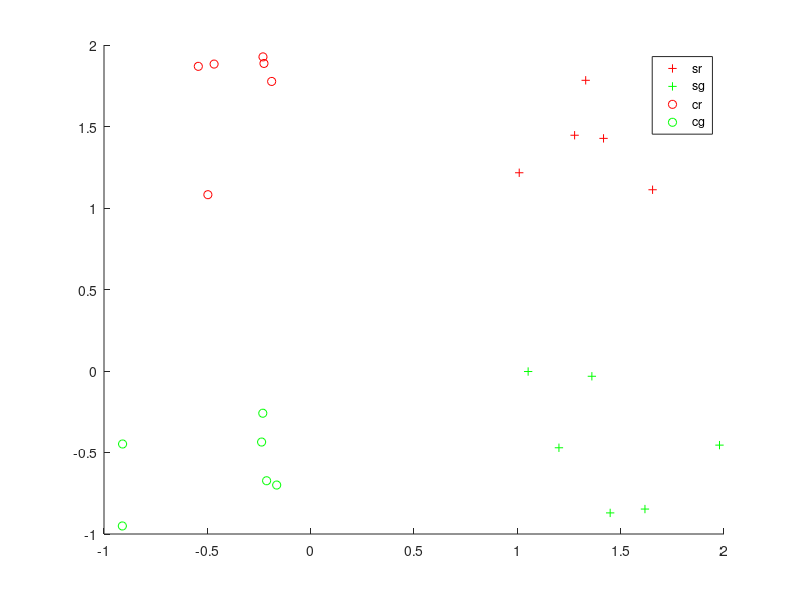

Source code (MATLAB): (Note: this script raises an error after producing the figure.)
% This script is a demo showing some simple decoding on toy data.
% The toy data are simple matlab matrices and no "real" fMRI or EEG data.

% run this many times

for n_rep = 1:50

%% output dir
% cfg.results.dir = 'toyexample'
cfg.results.write = 0;

%% Generate the toy data
% define number of "runs" and center means
nruns = 6; % lets simulate we have n runs

set_red_square.mean = [1 1]; 
set_red_circle.mean = [-1 1]; 
set_green_square.mean = [1 -1]; 
set_green_circle.mean = [-1 -1];


% generate the data

% uniform
data_r_s = rand(nruns, length(set_red_square.mean)) + repmat(set_red_square.mean, nruns, 1);
data_r_c = rand(nruns, length(set_red_circle.mean)) + repmat(set_red_circle.mean, nruns, 1);
data_g_s = rand(nruns, length(set_green_square.mean)) + repmat(set_green_square.mean, nruns, 1);
data_g_c = rand(nruns, length(set_green_circle.mean)) + repmat(set_green_circle.mean, nruns, 1);


% put all together in a data matrix
data = [data_r_s; data_r_c; data_g_s; data_g_c]; 

%% add data description
% save the labels

% first analysis: squares vs circles
s_c_labels = [ 1 * ones(size(data_r_s, 1), 1);
              -1 * ones(size(data_r_c, 1), 1);
               1 * ones(size(data_r_s, 1), 1);
              -1 * ones(size(data_r_c, 1), 1)];

% second analyis: red vs green 
r_g_labels = [ 1 * ones(size(data_r_s, 1), 1);
               1 * ones(size(data_r_c, 1), 1);
              -1 * ones(size(data_r_s, 1), 1);
              -1 * ones(size(data_r_c, 1), 1)];

          
% save the run
cfg.files.step = [1:size(data_r_s, 1), 1:size(data_r_c, 1), 1:size(data_g_s, 1), 1:size(data_g_c, 1)]';
          
% save a description
for ifile = 1:size(data, 1)
    if s_c_labels(ifile) == 1
        form = 'square';
    else
        form = 'cirlce';
    end
    
    if r_g_labels(ifile) == 1
        color = 'red';
    else
        color = 'gre';
    end
    
    cfg.files.name(ifile) = {sprintf('%s_%s_run%i', form, color, cfg.files.step(ifile))};
end
cfg.files.description = cfg.files.name;
% add an empty mask file
cfg.files.mask = '';

%% plot the data (if 2d)

if size(data, 2) == 2
    figure('name', 'data')

    hold all
    
    % plot s r
    filter = (s_c_labels == 1) & (r_g_labels == 1);
    plot(data(filter, 1), data(filter, 2), '+r');
    
    % plot s g
    filter = (s_c_labels == 1) & (r_g_labels == -1);
    plot(data(filter, 1), data(filter, 2), '+g');
    
    % plot c r
    filter = (s_c_labels == -1) & (r_g_labels == 1);
    plot(data(filter, 1), data(filter, 2), 'or');
    
    % plot c g
    filter = (s_c_labels == -1) & (r_g_labels == -1);
    plot(data(filter, 1), data(filter, 2), 'og');
end

legend({'sr', 'sg', 'cr', 'cg'})

%% create the design matrix

% set labels square vs circle
cfg.files.label = s_c_labels;

% train: red squares vs red circles
% test: red squares vs red circles
cfg.files.xclass = r_g_labels == 1;
design1_1 = make_design_xclass(cfg);
% the same with inverse train & test set
cfg.files.xclass = ~cfg.files.xclass;
design1_2 = make_design_xclass(cfg);

% train: red squares vs green circles
% test: green squares vs red circles
cfg.files.xclass = xor(r_g_labels == 1, s_c_labels == 1);
design1_3 = make_design_xclass(cfg);
% same with inverse labels
cfg.files.xclass = ~cfg.files.xclass;
design1_4 = make_design_xclass(cfg);


% put all in 1 design
cfg.design.train = [design1_1.train design1_2.train design1_3.train design1_4.train];
cfg.design.test = [design1_1.test design1_2.test design1_3.test design1_4.test];
cfg.design.label = [design1_1.label design1_2.label design1_3.label design1_4.label];
cfg.design.set = ones(1, size(cfg.design.train, 2));

print_design(cfg)

%% Prepare data for passing
passed_data.data = data;
passed_data.mask_index = 1:size(data, 2); % use all voxels
passed_data.files = cfg.files;
passed_data.hdr = ''; % we don't need a header, because we don't write img-files as output (but mat-files)
passed_data.dim = [length(set_green_circle.mean), 1, 1]; % add dimension information of the original data

%% Add defaults for the remaining parameters that we did not specify
cfg = decoding_defaults(cfg);

% Set the analysis that should be performed (here we only want to do 1
% decoding)
cfg.analysis = 'wholebrain';
% cfg.analysis = 'searchlight';
cfg.results.output = {'accuracy', 'binomial_probability', 'model_parameters'};
% Set the output directory where data will be saved
% cfg.results.dir = ''; fullfile(pwd, 'toyresults');

cfg.verbose = 2; % you want all information to be printed on screen

%% Play around with the decoding parameters

% Parameters for libsvm (from their webpage):
% -s svm_type : set type of SVM (default 0)
% 	0 -- C-SVC
% 	1 -- nu-SVC
% 	2 -- one-class SVM
% 	3 -- epsilon-SVR
% 	4 -- nu-SVR
% -t kernel_type : set type of kernel function (default 2)
% 	0 -- linear: u'*v
% 	1 -- polynomial: (gamma*u'*v + coef0)^degree
% 	2 -- radial basis function: exp(-gamma*|u-v|^2)
% 	3 -- sigmoid: tanh(gamma*u'*v + coef0)
% -d degree : set degree in kernel function (default 3)
% -g gamma : set gamma in kernel function (default 1/num_features)
% -r coef0 : set coef0 in kernel function (default 0)
% -c cost : set the parameter C of C-SVC, epsilon-SVR, and nu-SVR (default 1)
% -n nu : set the parameter nu of nu-SVC, one-class SVM, and nu-SVR (default 0.5)
% -p epsilon : set the epsilon in loss function of epsilon-SVR (default 0.1)
% -m cachesize : set cache memory size in MB (default 100)
% -e epsilon : set tolerance of termination criterion (default 0.001)
% -h shrinking: whether to use the shrinking heuristics, 0 or 1 (default 1)
% -b probability_estimates: whether to train a SVC or SVR model for probability estimates, 0 or 1 (default 0)
% -wi weight: set the parameter C of class i to weight*C, for C-SVC (default 1)
% 
% The k in the -g option means the number of attributes in the input data.

% RBF
cfg.decoding.train.classification.model_parameters = '-s 0 -t 0 -c 1 -b 0';

% default: cost = 1
% cfg.decoding.train.classification.model_parameters = '-s 0 -t 0 -c 1 -b 0';

% very high costs: points lie on the boundary
% cfg.decoding.train.classification.model_parameters = '-s 0 -t 0 -c 1000 -b 0';

% very low costs: points lie far away from the boundary
% cfg.decoding.train.classification.model_parameters = '-s 0 -t 0 -c 0.01 -b 0';



%% Run decoding
[results, cfg] = decoding(cfg, passed_data)
acc(n_rep) =  results.accuracy

%% end rep
end

%% predict some values to create a meshgrid
if size(data, 2) == 2

    hold on

    model = results.model_parameters.output(1).model(4)

    [X, Y] = meshgrid(-2:.1:2);
    Z = X;
    [predicted, acc, decision_values] = svmpredict(zeros(size(X(:))),[X(:), Y(:)],model,cfg.decoding.test.classification.model_parameters);
    Z(:) = decision_values;
    hold on
    contour(X,Y,Z, -1:1);   
    hold off
end
